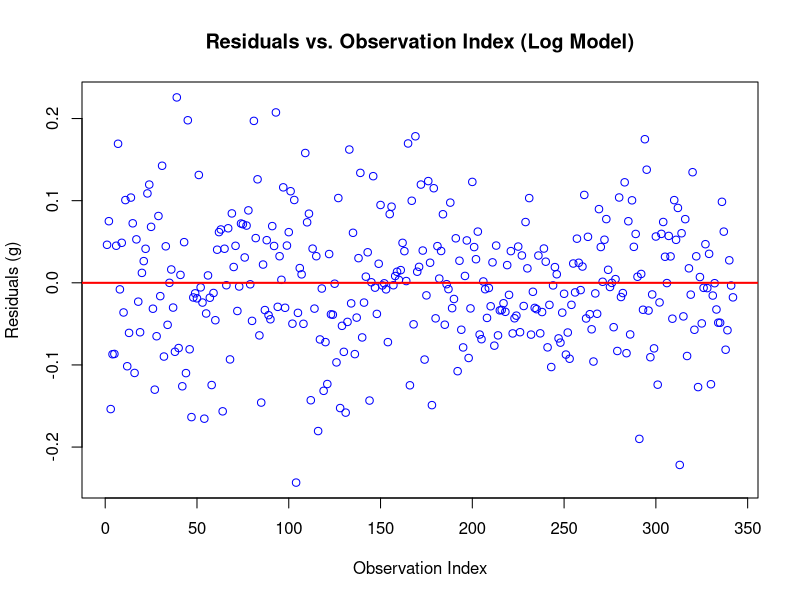

This figure's R source:
data <- read.csv("../penguins_cleaned.csv")

data$Is_Gentoo <- ifelse(data$Species == "Gentoo penguin (Pygoscelis papua)", 1, 0)
data$Is_Chinstrap <- ifelse(data$Species == "Chinstrap penguin (Pygoscelis antarctica)", 1, 0)

model_log <- lm(log(Body_Mass) ~ log(Flipper_Length)
                + log(Culmen_Length)
                + log(Culmen_Depth)
                + Is_Gentoo
                + Is_Chinstrap, data=data)

res_log <- resid(model_log)

plot(res_log,
     main = "Residuals vs. Observation Index (Log Model)",
     xlab = "Observation Index",
     ylab = "Residuals (g)",
     col = "blue")

abline(h = 0, col = "red", lwd = 2)
